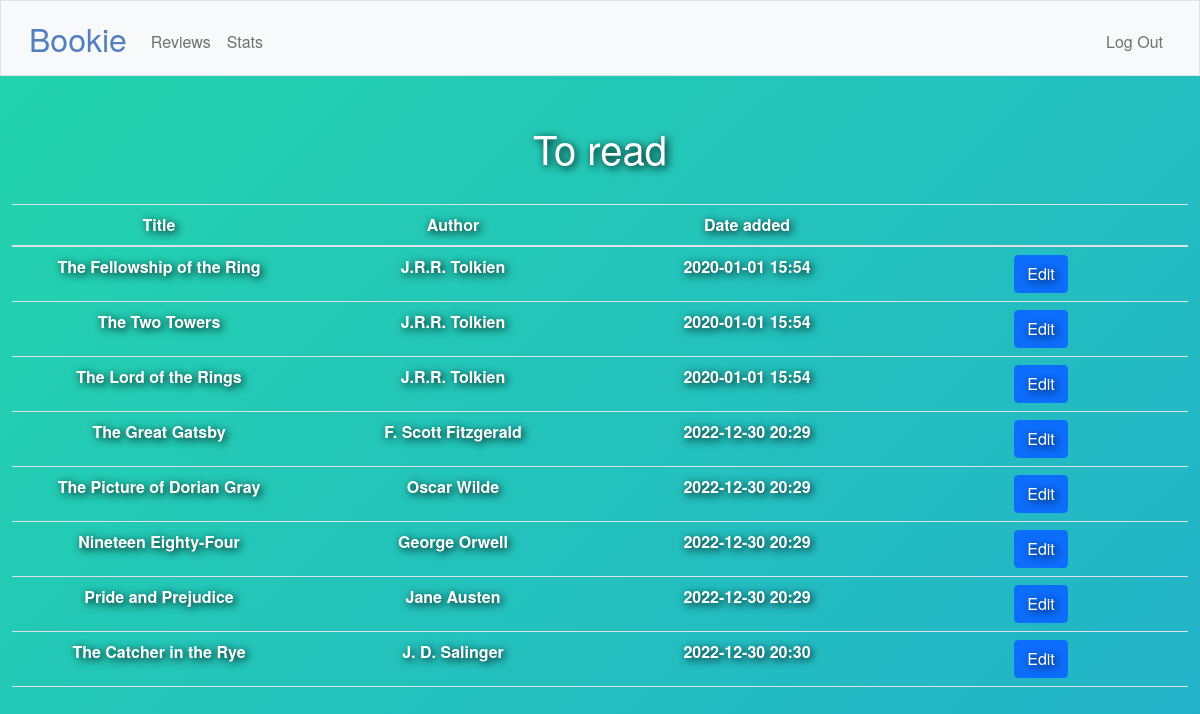
The app's page /bookstatus/toread (signed in), older data.
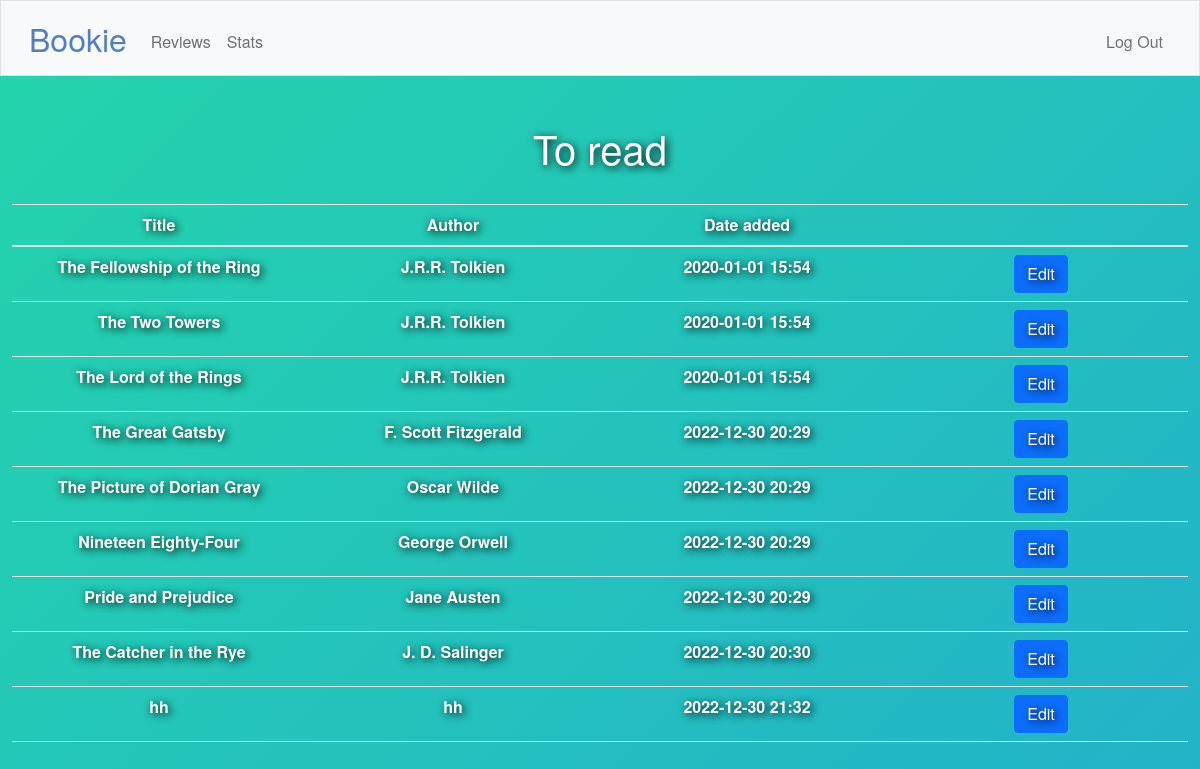
The same page, newer data.
### tables this page shows
CREATE TABLE books (id INTEGER PRIMARY KEY AUTOINCREMENT NOT NULL, title TEXT NOT NULL, author TEXT NOT NULL, date TEXT NOT NULL, user_id INTEGER NOT NULL, status TEXT DEFAULT 'planned', FOREIGN KEY(user_id) REFERENCES users(id));

### app.py (the view)
@app.route("/bookstatus/<string:status>", methods=["GET", "POST"])
@login_required
def bookstatus(status):
    if status == "toread":
        status = "To Read"
    books = db.execute("SELECT * FROM books WHERE user_id = ? AND status COLLATE NOCASE = ?", session["user_id"], status)
    return render_template("bookstatus.html", books=books, status=status, message=status.capitalize())

### app.py (called while the page is built)
@app.after_request
def after_request(response):
    response.headers["Cache-Control"] = "no-cache, no-store, must-revalidate"
    response.headers["Expires"] = 0
    response.headers["Pragma"] = "no-cache"
    return response

### helpers.py (called while the page is built)
def login_required(f):
    @wraps(f)
    def decorated_function(*args, **kwargs):
        if session.get("user_id") is None:
            return redirect("/login")
        return f(*args, **kwargs)
    return decorated_function

### templates/bookstatus.html (shortened to what this page needs)
{% extends "layout.html" %}
{% block main %}
<h1>{{ message }}</h1>
<br>
<body>
    <table class="table table-hover">
        <thead>
            <tr>
                <th scope="col">Title</th>
                <th scope="col">Author</th>
                <th scope="col">Date added</th>
                <th> </th>
            </tr>
        </thead>
        <tbody>
            {% for book in books %}
            <tr>
                <td>{{ book.title }}</td>
                <td>{{ book.author }}</td>
                <td>{{ book.date }}</td>
                <td>
                    <form action="/editbook/{{ book.id }}" method="get">
                        <button class="btn btn-primary" type="submit">
                            Edit
                        </button>
                    </form>
                </td>
            </tr>
            {% endfor %}
        </tbody>
    </table>
</body>
{% endblock %}

Row changes from the older to the newer data that the page shows:
added books: title "hh", author "hh", date "2022-12-30 21:32"
